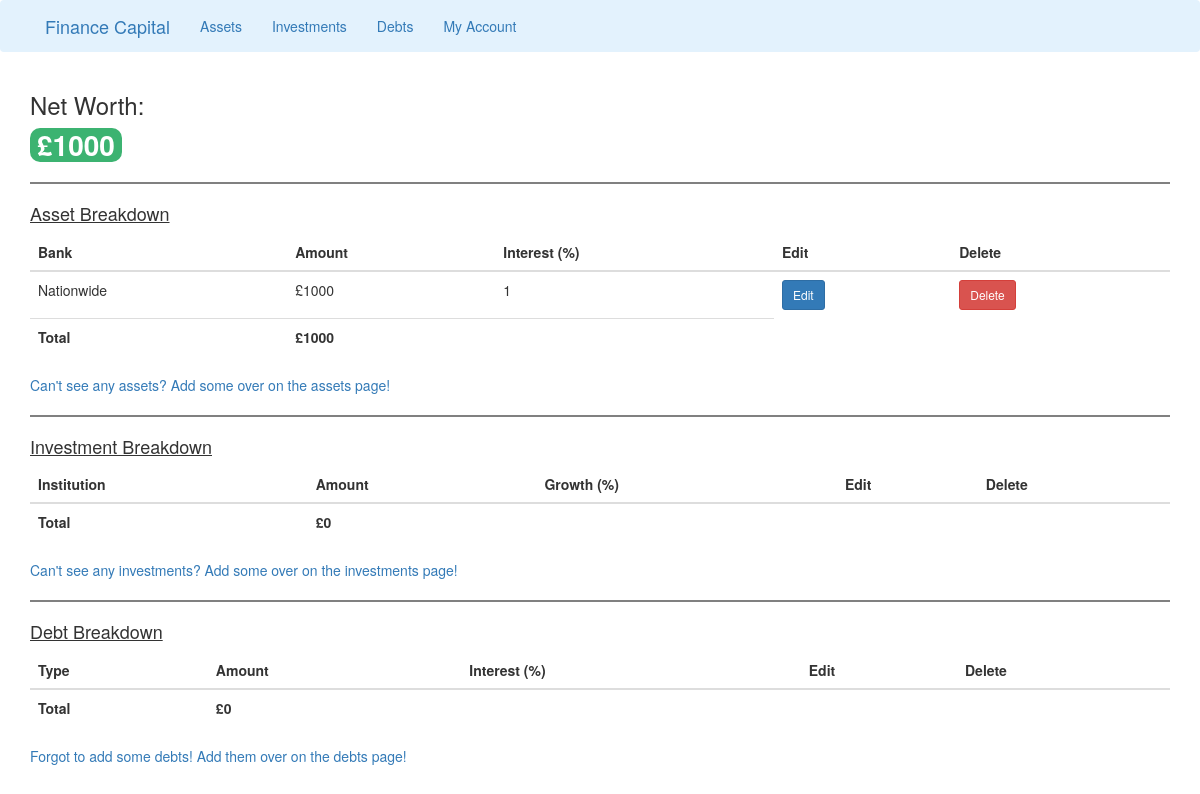
/account, run on an earlier commit of the app's database.
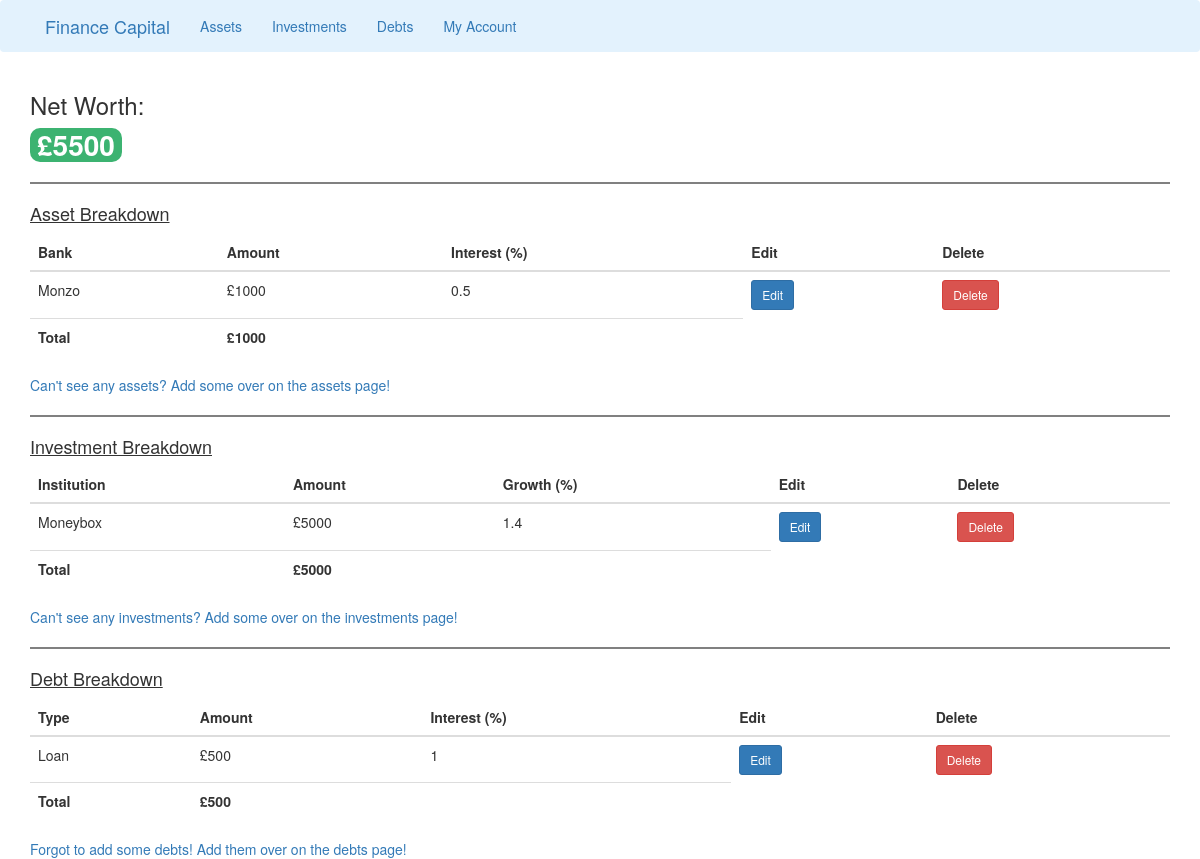
And on a later commit of the database.
### run.py (models this page shows, shortened)
class adding_assets(db.Model, UserMixin):
    id = db.Column(db.Integer, primary_key=True)
    bank = db.Column(db.String, nullable=False)
    amount = db.Column(db.Integer, nullable=False)
    interest = db.Column(db.Integer, nullable=False)

class adding_investments(db.Model, UserMixin):
    id = db.Column(db.Integer, primary_key=True)
    institution = db.Column(db.String, nullable=False)
    amount = db.Column(db.Integer, nullable=False)
    growth = db.Column(db.Integer, nullable=False)

class adding_debts(db.Model, UserMixin):
    id = db.Column(db.Integer, primary_key=True)
    debt_type = db.Column(db.String, nullable=False)
    amount = db.Column(db.Integer, nullable=False)
    interest = db.Column(db.Integer, nullable=False)

### run.py (the view)
@app.route('/account', methods=['GET', 'POST'])
def account():
    form_1 = adding_assets.query.all()
    form_2 = adding_investments.query.all()
    form_3 = adding_debts.query.all()
    result_1 = [r.amount for r in db.session.query(adding_assets).all()]
    total_assets = sum(result_1)
    result_2 = [r.amount for r in db.session.query(adding_investments).all()]
    total_investments = sum(result_2)
    result_3 = [r.amount for r in db.session.query(adding_debts).all()]
    total_debts = sum(result_3)
    net_worth = total_assets + total_investments - total_debts
    return render_template('account.html', title='Account', form_1=form_1, form_2=form_2, form_3=form_3,
                            total_assets=total_assets, total_investments=total_investments,
                            total_debts=total_debts, net_worth=net_worth)

### templates/account.html (shortened to what this page needs)
{% extends 'base.html' %}
{% block content %}
<link rel="stylesheet" href='run.py'>
<div class="container">
    <h3>Net Worth:</h3>
    {% if net_worth > 0 %}
        <span class="badge badge-info even-larger-badge" style="background-color:MediumSeaGreen;">£{{ net_worth }}</span>
    {% elif net_worth < 0  %}
        <span class="badge badge-info even-larger-badge" style="background-color:Tomato;">£{{ net_worth }}</span>
    {% else %}
        <span class="badge badge-info even-larger-badge">£0</span>
    {% endif %}
    <hr style="height:2px;border-width:0;color:gray;background-color:gray">
    <h4><u>Asset Breakdown</u></h4>
        <table class="table">
            <thead>
            <tr>
                <th>Bank</th>
                <th>Amount</th>
                <th>Interest (%)</th>
                <th>Edit</th>
                <th>Delete</th>
            </tr>
            </thead>
            <tbody>
            {% for asset in form_1 %}
            <tr>
                <td>{{ asset.bank }}</td>
                <td>£{{ asset.amount }}</td>
                <td>{{ asset.interest }}</td>
                <td>
                    <a type='submit' class='btn btn-primary btn-sm' href="{{ url_for('edit_asset', asset_id=asset.id) }}">Edit</a>
                </td>
                <td>
                    <a type='submit' class='btn btn-danger btn-sm' href="{{ url_for('delete_asset', asset_id=asset.id) }}">Delete</a>
                </td>
            </tr>
            {% endfor %}
            <tr>
                <th>Total</th>
                <th>£{{ total_assets }}</th>
                <th></th>
            </tr>
            </tbody>
        </table>
    <a href="{{ url_for('assets') }}">Can't see any assets? Add some over on the assets page!</a>
    <hr style="height:2px;border-width:0;color:gray;background-color:gray">
    <h4><u>Investment Breakdown</u></h4>
        <table class="table">
            <thead>
            <tr>
                <th>Institution</th>
                <th>Amount</th>
                <th>Growth (%)</th>
                <th>Edit</th>
                <th>Delete</th>
            </tr>
            </thead>
            <tbody>
            {% for investment in form_2 %}
            <tr>
                <td>{{ investment.institution }}</td>
                <td>£{{ investment.amount }}</td>
                <td>{{ investment.growth }}</td>
                <td>
                    <a type='submit' class='btn btn-primary btn-sm' href="{{ url_for('edit_investment', investment_id=investment.id) }}">Edit</a>
                </td>
                <td>
                    <a type='submit' class='btn btn-danger btn-sm' href="{{ url_for('delete_investment', investment_id=investment.id) }}">Delete</a>
                </td>
            </tr>
            {% endfor %}
            <tr>
                <th>Total</th>
                <th>£{{ total_investments }}</th>
                <th></th>
            </tr>
            </tbody>
        </table>
    <a href="{{ url_for('investments') }}">Can't see any investments? Add some over on the investments page!</a>
    <hr style="height:2px;border-width:0;color:gray;background-color:gray">
    <h4><u>Debt Breakdown</u></h4>
        <table class="table">
            <thead>
            <tr>
                <th>Type</th>
                <th>Amount</th>
                <th>Interest (%)</th>
                <th>Edit</th>
                <th>Delete</th>
            </tr>
            </thead>
            <tbody>
                {% for debt in form_3 %}
                <tr>
                    <td>{{ debt.debt_type }}</td>
                    <td>£{{ debt.amount }}</td>
                    <td>{{ debt.interest }}</td>
                    <td>
                        <a type='submit' class='btn btn-primary btn-sm' href="{{ url_for('edit_debt', debt_id=debt.id) }}">Edit</a>
                    </td>
                    <td>
                        <a type='submit' class='btn btn-danger btn-sm' href="{{ url_for('delete_debt', debt_id=debt.id) }}">Delete</a>
                    </td>
                </tr>
                {% endfor %}
                <tr>
                    <th>Total</th>
                    <th>£{{ total_debts }}</th>
                    <th></th>
                </tr>
            </tbody>
        </table>
    <a href="{{ url_for('debts') }}">Forgot to add some debts! Add them over on the debts page!</a>
</div>
{% endblock content %}

### templates/base.html (shortened to what this page needs)
<!DOCTYPE html>
<html lang="en">
<head>
  <link rel="stylesheet" href="https://maxcdn.bootstrapcdn.com/bootstrap/3.4.1/css/bootstrap.min.css">
</head>
<html>
<body>
    <nav>
    <div class="navbar navbar-light" style="background-color: #e3f2fd;">
        <div class='container'>
        <div class="container-fluid">
            <div class="navbar-header">
                <a class="navbar-brand" href="{{ url_for('home') }}">Finance Capital</a>
            </div>
            <ul class="nav navbar-nav">
                <li><a href="{{ url_for('assets') }}">Assets</a></li>
                <li><a href="{{ url_for('investments') }}">Investments</a></li>
                <li><a href="{{ url_for('debts') }}">Debts</a></li>
                <li><a href="{{ url_for('account') }}">My Account</a></li>
            </ul>
        </div>
        </div>
    </div>
    </nav>
    {% block content %}
    {% endblock %}
</body>
</html>

### templates/account.html (style rules this page uses)
.even-larger-badge { font-size: 2.0em; }

What changed in the data, as far as the page shows it:
changed adding_assets: bank "Nationwide" → "Monzo"; interest "1" → "0.5"
added adding_investments: institution "Moneybox", amount "5000", growth "1.4"
added adding_debts: debt_type "Loan", amount "500", interest "1"
Also different on the page:
{{ net_worth }}: "1000" → "5500"
{{ total_investments }}: "0" → "5000"
{{ total_debts }}: "0" → "500"
